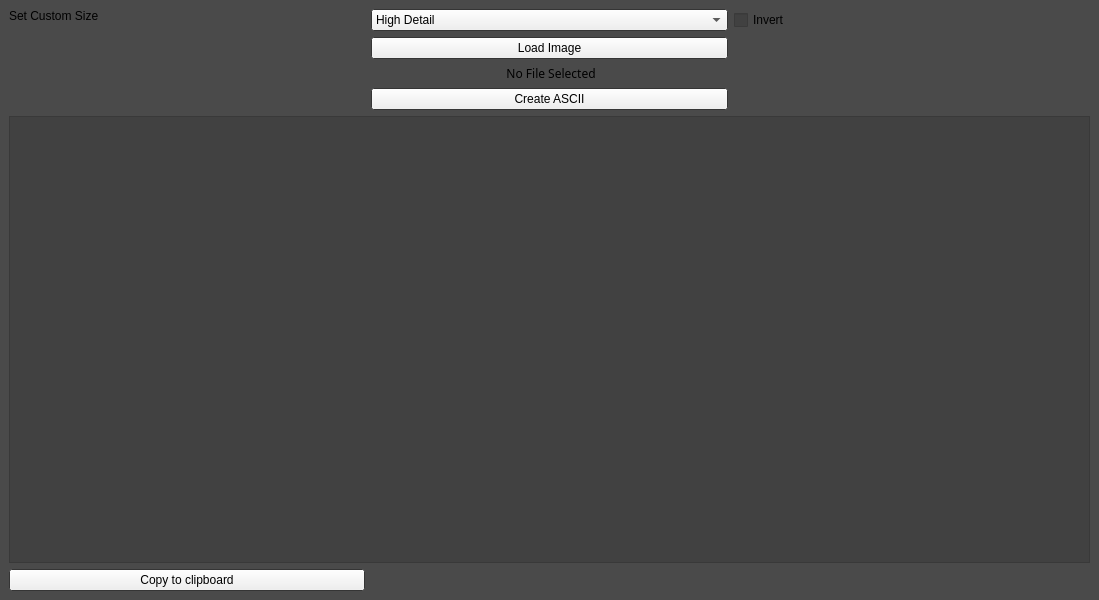
<?xml version="1.0" encoding="UTF-8"?>
<ui version="4.0">
 <class>MainWindow</class>
 <widget class="QMainWindow" name="MainWindow">
  <property name="geometry">
   <rect>
    <x>0</x>
    <y>0</y>
    <width>1099</width>
    <height>600</height>
   </rect>
  </property>
  <property name="palette">
   <palette>
    <active>
     <colorrole role="Midlight">
      <brush brushstyle="SolidPattern">
       <color alpha="255">
        <red>40</red>
        <green>40</green>
        <blue>40</blue>
       </color>
      </brush>
     </colorrole>
     <colorrole role="Dark">
      <brush brushstyle="SolidPattern">
       <color alpha="255">
        <red>0</red>
        <green>0</green>
        <blue>0</blue>
       </color>
      </brush>
     </colorrole>
     <colorrole role="Base">
      <brush brushstyle="SolidPattern">
       <color alpha="255">
        <red>65</red>
        <green>65</green>
        <blue>65</blue>
       </color>
      </brush>
     </colorrole>
     <colorrole role="Window">
      <brush brushstyle="SolidPattern">
       <color alpha="255">
        <red>74</red>
        <green>74</green>
        <blue>74</blue>
       </color>
      </brush>
     </colorrole>
     <colorrole role="Shadow">
      <brush brushstyle="SolidPattern">
       <color alpha="255">
        <red>0</red>
        <green>0</green>
        <blue>0</blue>
       </color>
      </brush>
     </colorrole>
     <colorrole role="Accent">
      <brush brushstyle="SolidPattern">
       <color alpha="255">
        <red>0</red>
        <green>0</green>
        <blue>0</blue>
       </color>
      </brush>
     </colorrole>
    </active>
    <inactive>
     <colorrole role="Midlight">
      <brush brushstyle="SolidPattern">
       <color alpha="255">
        <red>40</red>
        <green>40</green>
        <blue>40</blue>
       </color>
      </brush>
     </colorrole>
     <colorrole role="Dark">
      <brush brushstyle="SolidPattern">
       <color alpha="255">
        <red>0</red>
        <green>0</green>
        <blue>0</blue>
       </color>
      </brush>
     </colorrole>
     <colorrole role="Base">
      <brush brushstyle="SolidPattern">
       <color alpha="255">
        <red>65</red>
        <green>65</green>
        <blue>65</blue>
       </color>
      </brush>
     </colorrole>
     <colorrole role="Window">
      <brush brushstyle="SolidPattern">
       <color alpha="255">
        <red>74</red>
        <green>74</green>
        <blue>74</blue>
       </color>
      </brush>
     </colorrole>
     <colorrole role="Shadow">
      <brush brushstyle="SolidPattern">
       <color alpha="255">
        <red>0</red>
        <green>0</green>
        <blue>0</blue>
       </color>
      </brush>
     </colorrole>
     <colorrole role="Accent">
      <brush brushstyle="SolidPattern">
       <color alpha="255">
        <red>0</red>
        <green>0</green>
        <blue>0</blue>
       </color>
      </brush>
     </colorrole>
    </inactive>
    <disabled>
     <colorrole role="WindowText">
      <brush brushstyle="SolidPattern">
       <color alpha="255">
        <red>0</red>
        <green>0</green>
        <blue>0</blue>
       </color>
      </brush>
     </colorrole>
     <colorrole role="Midlight">
      <brush brushstyle="SolidPattern">
       <color alpha="255">
        <red>40</red>
        <green>40</green>
        <blue>40</blue>
       </color>
      </brush>
     </colorrole>
     <colorrole role="Dark">
      <brush brushstyle="SolidPattern">
       <color alpha="255">
        <red>0</red>
        <green>0</green>
        <blue>0</blue>
       </color>
      </brush>
     </colorrole>
     <colorrole role="Text">
      <brush brushstyle="SolidPattern">
       <color alpha="255">
        <red>0</red>
        <green>0</green>
        <blue>0</blue>
       </color>
      </brush>
     </colorrole>
     <colorrole role="ButtonText">
      <brush brushstyle="SolidPattern">
       <color alpha="255">
        <red>0</red>
        <green>0</green>
        <blue>0</blue>
       </color>
      </brush>
     </colorrole>
     <colorrole role="Base">
      <brush brushstyle="SolidPattern">
       <color alpha="255">
        <red>74</red>
        <green>74</green>
        <blue>74</blue>
       </color>
      </brush>
     </colorrole>
     <colorrole role="Window">
      <brush brushstyle="SolidPattern">
       <color alpha="255">
        <red>74</red>
        <green>74</green>
        <blue>74</blue>
       </color>
      </brush>
     </colorrole>
     <colorrole role="Shadow">
      <brush brushstyle="SolidPattern">
       <color alpha="255">
        <red>0</red>
        <green>0</green>
        <blue>0</blue>
       </color>
      </brush>
     </colorrole>
     <colorrole role="Accent">
      <brush brushstyle="SolidPattern">
       <color alpha="255">
        <red>0</red>
        <green>0</green>
        <blue>0</blue>
       </color>
      </brush>
     </colorrole>
    </disabled>
   </palette>
  </property>
  <property name="windowTitle">
   <string>MainWindow</string>
  </property>
  <widget class="QWidget" name="centralwidget">
   <layout class="QGridLayout" name="gridLayout">
    <item row="7" column="0" colspan="3">
     <widget class="QTextEdit" name="textAscii">
      <property name="font">
       <font>
        <family>Consolas</family>
       </font>
      </property>
      <property name="readOnly">
       <bool>true</bool>
      </property>
     </widget>
    </item>
    <item row="0" column="1">
     <widget class="QComboBox" name="comboPreset">
      <item>
       <property name="text">
        <string>High Detail</string>
       </property>
      </item>
      <item>
       <property name="text">
        <string>Balanced</string>
       </property>
      </item>
      <item>
       <property name="text">
        <string>Terminal</string>
       </property>
      </item>
     </widget>
    </item>
    <item row="5" column="1">
     <widget class="QPushButton" name="buttonCreate">
      <property name="text">
       <string>Create ASCII</string>
      </property>
     </widget>
    </item>
    <item row="3" column="1">
     <widget class="QPushButton" name="pushButton">
      <property name="text">
       <string>Load Image</string>
      </property>
     </widget>
    </item>
    <item row="0" column="0">
     <widget class="QLabel" name="label_2">
      <property name="text">
       <string>Set Custom Size</string>
      </property>
      <property name="alignment">
       <set>Qt::AlignmentFlag::AlignLeading|Qt::AlignmentFlag::AlignLeft|Qt::AlignmentFlag::AlignTop</set>
      </property>
     </widget>
    </item>
    <item row="0" column="2">
     <widget class="QCheckBox" name="checkBoxInvert">
      <property name="palette">
       <palette>
        <active>
         <colorrole role="Midlight">
          <brush brushstyle="SolidPattern">
           <color alpha="255">
            <red>40</red>
            <green>40</green>
            <blue>40</blue>
           </color>
          </brush>
         </colorrole>
         <colorrole role="Dark">
          <brush brushstyle="SolidPattern">
           <color alpha="255">
            <red>0</red>
            <green>0</green>
            <blue>0</blue>
           </color>
          </brush>
         </colorrole>
         <colorrole role="Base">
          <brush brushstyle="SolidPattern">
           <color alpha="255">
            <red>65</red>
            <green>65</green>
            <blue>65</blue>
           </color>
          </brush>
         </colorrole>
         <colorrole role="Window">
          <brush brushstyle="SolidPattern">
           <color alpha="255">
            <red>74</red>
            <green>74</green>
            <blue>74</blue>
           </color>
          </brush>
         </colorrole>
         <colorrole role="Shadow">
          <brush brushstyle="SolidPattern">
           <color alpha="255">
            <red>0</red>
            <green>0</green>
            <blue>0</blue>
           </color>
          </brush>
         </colorrole>
         <colorrole role="Accent">
          <brush brushstyle="SolidPattern">
           <color alpha="255">
            <red>0</red>
            <green>0</green>
            <blue>0</blue>
           </color>
          </brush>
         </colorrole>
        </active>
        <inactive>
         <colorrole role="Midlight">
          <brush brushstyle="SolidPattern">
           <color alpha="255">
            <red>40</red>
            <green>40</green>
            <blue>40</blue>
           </color>
          </brush>
         </colorrole>
         <colorrole role="Dark">
          <brush brushstyle="SolidPattern">
           <color alpha="255">
            <red>0</red>
            <green>0</green>
            <blue>0</blue>
           </color>
          </brush>
         </colorrole>
         <colorrole role="Base">
          <brush brushstyle="SolidPattern">
           <color alpha="255">
            <red>65</red>
            <green>65</green>
            <blue>65</blue>
           </color>
          </brush>
         </colorrole>
         <colorrole role="Window">
          <brush brushstyle="SolidPattern">
           <color alpha="255">
            <red>74</red>
            <green>74</green>
            <blue>74</blue>
           </color>
          </brush>
         </colorrole>
         <colorrole role="Shadow">
          <brush brushstyle="SolidPattern">
           <color alpha="255">
            <red>0</red>
            <green>0</green>
            <blue>0</blue>
           </color>
          </brush>
         </colorrole>
         <colorrole role="Accent">
          <brush brushstyle="SolidPattern">
           <color alpha="255">
            <red>0</red>
            <green>0</green>
            <blue>0</blue>
           </color>
          </brush>
         </colorrole>
        </inactive>
        <disabled>
         <colorrole role="WindowText">
          <brush brushstyle="SolidPattern">
           <color alpha="255">
            <red>0</red>
            <green>0</green>
            <blue>0</blue>
           </color>
          </brush>
         </colorrole>
         <colorrole role="Midlight">
          <brush brushstyle="SolidPattern">
           <color alpha="255">
            <red>40</red>
            <green>40</green>
            <blue>40</blue>
           </color>
          </brush>
         </colorrole>
         <colorrole role="Dark">
          <brush brushstyle="SolidPattern">
           <color alpha="255">
            <red>0</red>
            <green>0</green>
            <blue>0</blue>
           </color>
          </brush>
         </colorrole>
         <colorrole role="Text">
          <brush brushstyle="SolidPattern">
           <color alpha="255">
            <red>0</red>
            <green>0</green>
            <blue>0</blue>
           </color>
          </brush>
         </colorrole>
         <colorrole role="ButtonText">
          <brush brushstyle="SolidPattern">
           <color alpha="255">
            <red>0</red>
            <green>0</green>
            <blue>0</blue>
           </color>
          </brush>
         </colorrole>
         <colorrole role="Base">
          <brush brushstyle="SolidPattern">
           <color alpha="255">
            <red>74</red>
            <green>74</green>
            <blue>74</blue>
           </color>
          </brush>
         </colorrole>
         <colorrole role="Window">
          <brush brushstyle="SolidPattern">
           <color alpha="255">
            <red>74</red>
            <green>74</green>
            <blue>74</blue>
           </color>
          </brush>
         </colorrole>
         <colorrole role="Shadow">
          <brush brushstyle="SolidPattern">
           <color alpha="255">
            <red>0</red>
            <green>0</green>
            <blue>0</blue>
           </color>
          </brush>
         </colorrole>
         <colorrole role="Accent">
          <brush brushstyle="SolidPattern">
           <color alpha="255">
            <red>0</red>
            <green>0</green>
            <blue>0</blue>
           </color>
          </brush>
         </colorrole>
        </disabled>
       </palette>
      </property>
      <property name="text">
       <string>Invert</string>
      </property>
     </widget>
    </item>
    <item row="8" column="0">
     <widget class="QPushButton" name="pushButton_2">
      <property name="text">
       <string>Copy to clipboard</string>
      </property>
     </widget>
    </item>
    <item row="4" column="1">
     <widget class="QLabel" name="label">
      <property name="font">
       <font>
        <family>Segoe Fluent Icons</family>
       </font>
      </property>
      <property name="text">
       <string> No File Selected</string>
      </property>
      <property name="alignment">
       <set>Qt::AlignmentFlag::AlignCenter</set>
      </property>
     </widget>
    </item>
   </layout>
  </widget>
 </widget>
 <resources/>
 <connections/>
</ui>
